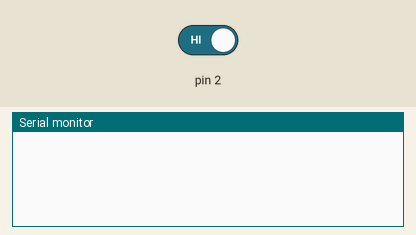
Bench run of a sketch on a simulated Arduino Uno, built with avr-gcc and run on an emulated ATmega328P. On the bench: the last lines printed to the serial monitor. The test bench sets the inputs (shaded band); at power-on: pin 2 HIGH.

Above: at 1.2 s.
1.3 s: pin 2 driven LOW
At 1.7 s:
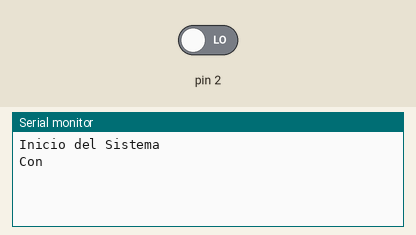
2.8 s: pin 2 driven HIGH
At 4.1 s:
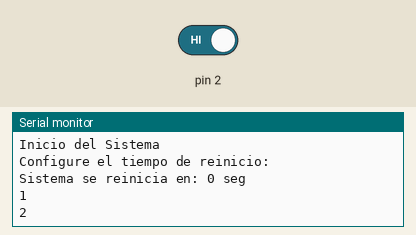
Timing chart, 0 to 5.8 s (numbered marks = the images above; inputs shaded):
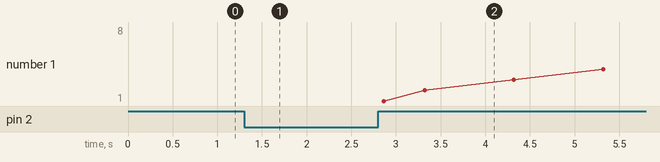

The sketch:

RamirezPaul_Deber9.ino
```cpp
/*
 * Deber #9
 * Autor: Ramirez Paul
 * Objetivo: Realice un programa que mediante un conversor análogo-digital se configure el tiempo
 * de reinicio del perro guardián (tiempos seleccionados por el usuario). Envíe mensajes por
 * comunicación serial validando todo el proceso.
 */
#include <avr/power.h>
#include <avr/sleep.h>
#include <avr/wdt.h>
#include <MsTimer2.h>

int on;
int tiempo=0;
int cont=0;
int dato;
int i=0;

void setup() {
  Serial.begin(9600);//inicializa comunicacion serial
  MsTimer2::set(1000,reloj);//inicializa timer a 1seg
  attachInterrupt(0,activacion,LOW);//interrupcion0
}

void loop() {
  if(on==1){
    dato=analogRead(0);
    tiempo=map(dato,0,1023,0,60);//cambio de escala
    Serial.println(String("El sistema se reinicia en: ")+String(tiempo)+String(" seg"));
    delay(1000);
  }

}

void activacion(){
  switch(on){
    case 0:
    Serial.println("Inicio del Sistema");
    Serial.println("Configure el tiempo de reinicio: ");
    on++;
    break;
    case 1:
    Serial.println(String("Sistema se reinicia en: ")+String(tiempo)+String(" seg"));
    MsTimer2::start();
    on++;
    break;
    case2:
    Serial.println("Fin del Sistema");
    on=0;
    tiempo=0;
    wdt_disable();
    cont=0;
    break;
  }
}

void reloj(){
  cont++;
  Serial.println(cont);
  if(tiempo==cont){
    Serial.println("Reinicio del sistema");
    wdt_disable();//deshabilida perro guardian
    wdt_enable(WDTO_2S);//habilita perro guardian
  }
}
```

Measured:
- after the input at 1.3 s, the serial monitor: prints a new line at once (image 1)
- after the input at 2.8 s, the serial monitor: prints a new line at once (image 2)
